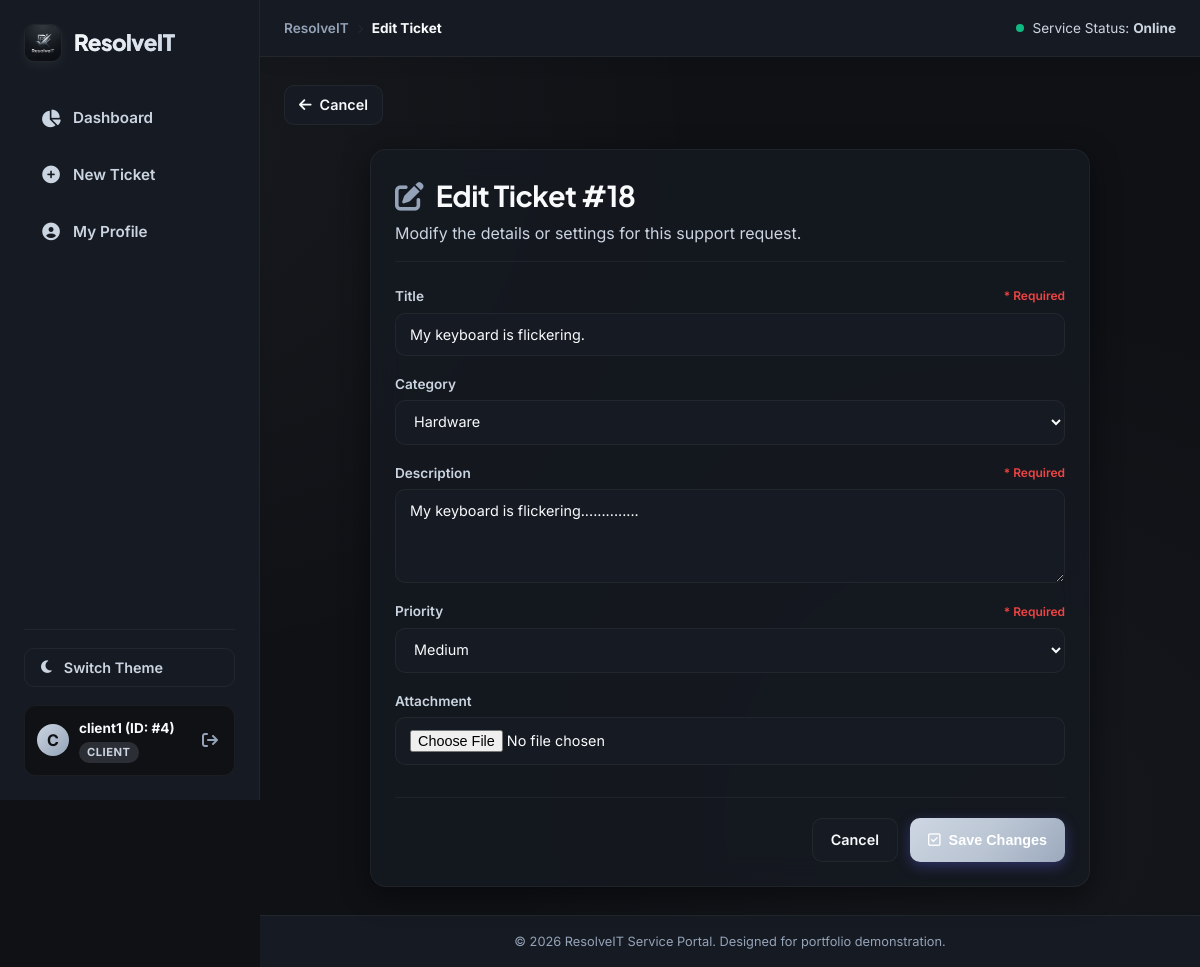
The page /ticket/18/edit/ (signed in) on the database its author committed.
### tickets/models.py (models this page shows, shortened)
class Ticket(models.Model):
    STATUS_CHOICES = [
        ('OPEN', 'Open'),
        ('IN_PROGRESS', 'In Progress'),
        ('RESOLVED', 'Resolved'),
        ('CLOSED', 'Closed'),
    ]
    PRIORITY_CHOICES = [
        ('LOW', 'Low'),
        ('MEDIUM', 'Medium'),
        ('HIGH', 'High'),
        ('URGENT', 'Urgent'),
    ]
    title = models.CharField(max_length=200)
    description = models.TextField()
    category = models.ForeignKey(
        Category,
        on_delete=models.SET_NULL,
        null=True,
        blank=True,
        related_name='tickets'
    )
    status = models.CharField(
        max_length=20,
        choices=STATUS_CHOICES,
        default='OPEN'
    )
    priority = models.CharField(
        max_length=20,
        choices=PRIORITY_CHOICES,
        default='MEDIUM'
    )
    attachment = models.FileField(
        upload_to='ticket_attachments/',
        null=True,
        blank=True
    )
    due_date = models.DateTimeField(null=True, blank=True)
    created_by = models.ForeignKey(
        User,
        on_delete=models.CASCADE,
        related_name='created_tickets'
    )
    assigned_to = models.ForeignKey(
        User,
        on_delete=models.SET_NULL,
        null=True,
        blank=True,
        related_name='assigned_tickets'
    )
    created_at = models.DateTimeField(auto_now_add=True)
    updated_at = models.DateTimeField(auto_now=True)
    class Meta:
        ordering = ['-created_at']

### tickets/views.py (the view, shortened to what this page needs)
# urls.py: path('ticket/<int:pk>/edit/', views.TicketEditView.as_view(), name='ticket_edit'),
class TicketEditView(LoginRequiredMixin, UpdateView):
    model = Ticket
    template_name = 'tickets/ticket_form.html'
    def get_form_class(self):
        if self.request.user.is_staff:
            return TicketUpdateForm
        return TicketCreateForm
    def get_object(self, queryset=None):
        ticket = super().get_object(queryset)
        is_owner = ticket.created_by == self.request.user
        is_staff = self.request.user.is_staff
        if not (is_staff or (is_owner and ticket.status == 'OPEN')):
            raise PermissionDenied("You do not have permission to edit this ticket.")
        return ticket

### tickets/forms.py
class TicketCreateForm(forms.ModelForm):
    class Meta:
        model = Ticket
        fields = ['title', 'category', 'description', 'priority', 'attachment']
        widgets = {
            'title': forms.TextInput(attrs={'class': 'form-control', 'placeholder': 'Brief summary of the issue'}),
            'category': forms.Select(attrs={'class': 'form-select'}),
            'description': forms.Textarea(attrs={'class': 'form-control', 'rows': 4, 'placeholder': 'Detailed explanation of the issue...'}),
            'priority': forms.Select(attrs={'class': 'form-select'}),
            'attachment': forms.FileInput(attrs={'class': 'form-control'}),
        }

### tickets/models.py (called while the page is built)
    def __str__(self):
        return self.name

### tickets/templates/tickets/ticket_form.html (shortened to what this page needs)
{% extends 'tickets/base.html' %}
{% block breadcrumb %}{% if object %}Edit Ticket{% else %}New Ticket{% endif %}{% endblock %}
{% block content %}
<div style="margin-bottom: 24px;">
    <a href="{% if object %}{% url 'tickets:ticket_detail' object.pk %}{% else %}{% url 'tickets:dashboard' %}{% endif %}" class="btn btn-secondary" style="padding: 8px 14px;">
        <i class="fa-solid fa-arrow-left"></i> Cancel
    </a>
</div>
<div class="glass-card" style="max-width: 720px; margin: 0 auto;">
    <div style="border-bottom: 1px solid var(--border-color); padding-bottom: 16px; margin-bottom: 24px;">
        <h1 style="font-size: 1.8rem; font-weight: 700; color: var(--text-primary);">
            {% if object %}
                <i class="fa-solid fa-pen-to-square" style="color: var(--accent-purple); margin-right: 8px;"></i> Edit Ticket #{{ object.id }}
            {% else %}
                <i class="fa-solid fa-plus-circle" style="color: var(--accent-blue); margin-right: 8px;"></i> Submit New Ticket
            {% endif %}
        </h1>
        <p style="color: var(--text-secondary); margin-top: 4px;">
            {% if object %}
                Modify the details or settings for this support request.
            {% else %}
                Fill out the form below to register a support ticket with the IT team.
            {% endif %}
        </p>
    </div>
    <form method="post" enctype="multipart/form-data" novalidate>
        {% for field in form %}
        <div class="form-group">
            <label for="{{ field.id_for_label }}" style="font-weight: 600; display: flex; justify-content: space-between; align-items: center;">
                {{ field.label }}
                {% if field.field.required %}
                    <span style="color: var(--priority-urgent); font-size: 0.75rem;">* Required</span>
                {% endif %}
            </label>
            {{ field }}
        </div>
        {% endfor %}
        <div style="display: flex; justify-content: flex-end; gap: 12px; border-top: 1px solid var(--border-color); padding-top: 20px; margin-top: 32px;">
            <a href="{% if object %}{% url 'tickets:ticket_detail' object.pk %}{% else %}{% url 'tickets:dashboard' %}{% endif %}" class="btn btn-secondary">
                Cancel
            </a>
            <button type="submit" class="btn btn-primary">
                <i class="fa-regular fa-square-check"></i>
                {% if object %}Save Changes{% else %}Submit Ticket{% endif %}
            </button>
        </div>
    </form>
</div>
{% endblock %}

### tickets/templates/tickets/base.html (shortened to what this page needs)
{% load static %}
<!DOCTYPE html>
<html lang="en" data-theme="dark">
<head>
    <link rel="stylesheet" href="https://cdnjs.cloudflare.com/ajax/libs/font-awesome/6.4.0/css/all.min.css">
    <link rel="stylesheet" href="{% static 'tickets/style.css' %}?v=2.7">
</head>
<body>
    <div class="app-layout">
        {% if user.is_authenticated %}
        <aside class="nav-sidebar">
            <div class="sidebar-top">
                <a href="{% url 'tickets:dashboard' %}" class="logo" style="display: flex; align-items: center; gap: 12px; text-decoration: none;">
                    <img src="{% static 'tickets/images/resolveit_logo.jpg' %}" alt="ResolveIT Logo" style="width: 38px; height: 38px; border-radius: 10px; border: 1px solid var(--border-color); box-shadow: 0 4px 12px rgba(255, 255, 255, 0.05); object-fit: cover;">
                    <span style="font-weight: 800; font-size: 1.4rem; background: linear-gradient(135deg, var(--text-primary), var(--text-secondary)); -webkit-background-clip: text; -webkit-text-fill-color: transparent; letter-spacing: -0.5px;">ResolveIT</span>
                </a>
            </div>
            <nav class="sidebar-menu">
                <a href="{% url 'tickets:dashboard' %}" class="menu-item {% if request.resolver_match.url_name == 'dashboard' %}active{% endif %}">
                    <i class="fa-solid fa-chart-pie"></i>
                    <span>Dashboard</span>
                </a>
                <a href="{% url 'tickets:ticket_create' %}" class="menu-item {% if request.resolver_match.url_name == 'ticket_create' %}active{% endif %}">
                    <i class="fa-solid fa-plus-circle"></i>
                    <span>New Ticket</span>
                </a>
                <a href="{% url 'tickets:profile' %}" class="menu-item {% if request.resolver_match.url_name == 'profile' %}active{% endif %}">
                    <i class="fa-solid fa-circle-user"></i>
                    <span>My Profile</span>
                </a>
            </nav>
            <div class="sidebar-bottom">
                <button id="theme-toggle" class="sidebar-toggle-btn" title="Toggle Theme">
                    <i id="theme-icon" class="fa-solid fa-moon"></i>
                    <span>Switch Theme</span>
                </button>
                <div class="user-session-card" style="display: flex; align-items: center; justify-content: space-between; width: 100%;">
                    <a href="{% url 'tickets:profile' %}" style="display: flex; align-items: center; gap: 10px; text-decoration: none; flex: 1; min-width: 0; cursor: pointer;" title="View Profile">
                        <div class="session-avatar">
                            {{ user.username|slice:":1"|upper }}
                        </div>
                        <div class="session-info">
                            <div class="session-name" title="{{ user.username }}">{{ user.username }} (ID: #{{ user.id }})</div>
                            <span class="role-badge">{% if user.is_staff %}Agent{% else %}Client{% endif %}</span>
                        </div>
                    </a>
                    <form method="post" action="{% url 'tickets:logout' %}" style="margin: 0; display: inline-flex;">
                        <button type="submit" class="logout-icon-btn" title="Sign Out">
                            <i class="fa-solid fa-arrow-right-from-bracket"></i>
                        </button>
                    </form>
                </div>
            </div>
        </aside>
        {% endif %}
        <div class="main-wrapper">
            {% if user.is_authenticated %}
            <header class="top-bar-header">
                <div class="top-bar-left">
                    <span class="breadcrumb-item">ResolveIT</span>
                    <i class="fa-solid fa-angle-right breadcrumb-separator"></i>
                    <span class="breadcrumb-item active">
                        {% block breadcrumb %}Portal{% endblock %}
                    </span>
                </div>
                <div class="top-bar-right">
                    <div style="font-size: 0.85rem; color: var(--text-secondary); display: flex; align-items: center; gap: 8px;">
                        <span class="status-indicator"></span>
                        <span>Service Status: <strong>Online</strong></span>
                    </div>
                </div>
            </header>
            {% endif %}
            <main class="main-content">
                {% block content %}{% endblock %}
            </main>
            <footer>
                <p>&copy; 2026 ResolveIT Service Portal. Designed for portfolio demonstration.</p>
            </footer>
        </div>
    </div>
</body>
</html>

### rows shown on the page
Ticket: id "18", form "My keyboard is flickering." "Hardware" "My keyboard is flickering.............." "Medium"

### other values the page prints
{{ user.username|slice:":1"|upper }} "C"
{{ user.username }} "client1"
{{ user.id }} "4"
{{ field.label }} "Title" "Category" "Description" "Priority" "Attachment"
